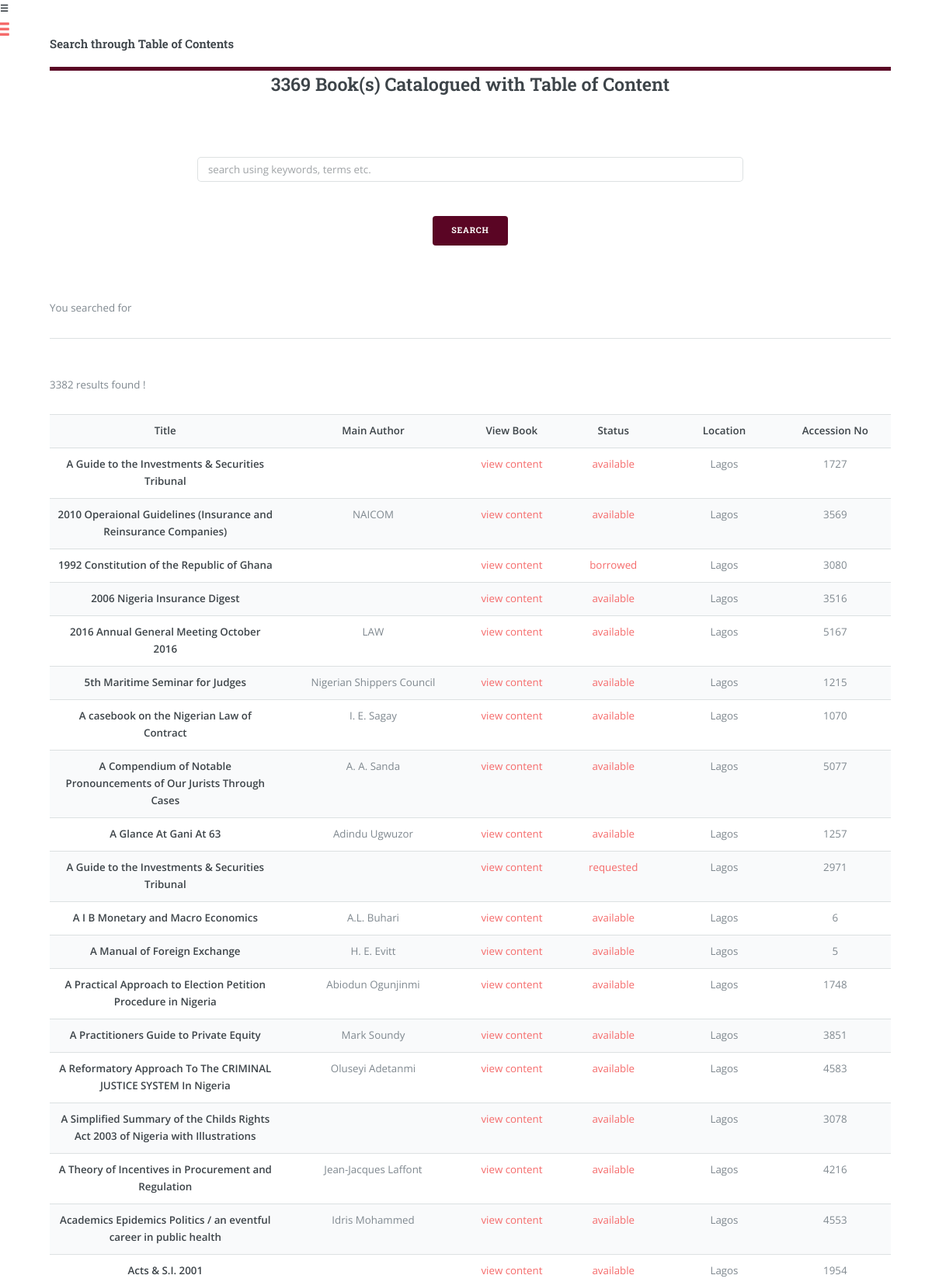
Screenshot of /admin/elib/search_content.php (signed in, upper part) with the database file from the repository.
### tables this page shows
CREATE TABLE `entry` (
  `id` int(11) NOT NULL,
  `image_name` varchar(100) NOT NULL,
  `image_name2` varchar(100) NOT NULL,
  `author` varchar(100) NOT NULL,
  `author2` varchar(100) NOT NULL,
  `author3` varchar(100) NOT NULL,
  `author4` varchar(100) NOT NULL,
  `title` varchar(100) NOT NULL,
  `subject` varchar(100) NOT NULL,
  `edition` varchar(100) NOT NULL,
  `vol` varchar(100) NOT NULL,
  `issue` varchar(100) NOT NULL,
  `publisher` varchar(100) NOT NULL,
  `year` varchar(100) NOT NULL,
  `isbn` varchar(100) NOT NULL,
  `accessNum` varchar(100) NOT NULL,
  `issn` varchar(100) NOT NULL,
  `ref` varchar(100) NOT NULL,
  `position` varchar(100) NOT NULL,
  `location` varchar(20) NOT NULL,
  `status2` varchar(20) NOT NULL,
  `view` varchar(20) NOT NULL,
  `date` date NOT NULL,
  `toc` mediumtext NOT NULL
);

### admin/elib/search_content.php (the view, shortened to what this page needs)
<?php
	include "db_conn.php";
	?>
<!DOCTYPE HTML>
<html>
	<head>
		<link rel="stylesheet" href="assets/css/main.css" />
	</head>
	<body>
			<div id="wrapper">
					<div id="main">
						<div class="inner">
								<header id="header">
									<a href="#" class="logo"><strong>Search through Table of Contents</strong></a>
								</header>
<?php
$query = $mysqli->query ("SELECT (view) FROM entry where accessNum is NOT NULL and image_name2='' ");
$rows = $query->num_rows;
echo
"<fieldset><h2 align=center><strong>$rows Book(s) Catalogued with Table of Content </strong></h2></fieldset>";
?>
								<section>
<form action='search_content.php' method='POST'>
<center>
<input type='text' size='90' name='search' placeholder='search using keywords, terms etc.'>
<input type='submit' name='submit' value='Search' class="button special"></br></br></br>
</center>
</form>
<?php
if(isset($_POST['search']))
{
	$search = $_POST ['search'];
}else
	$search="";
echo "You searched for <b>$search</b> <hr size='1'></br>";
$search_exploded = explode (" ", $search);
$x = "";
$construct = "";
foreach($search_exploded as $search_each)
{
$x++;
if($x==1)
$construct .="view='enabled' AND title LIKE '%$search_each%'";
else
$construct .="view='enabled' AND title LIKE '%$search_each%'";
}
$query = $mysqli->query ("SELECT * FROM entry WHERE $construct ");
$foundnum = $query->num_rows;
if ($foundnum==0)
echo "Sorry, there are no matching result for <b>$search</b>.</br></br>1.
Try more general words. ";
else
{
echo "$foundnum results found !<p>";
$per_page = 50;
$start = isset($_GET['start']) ? $_GET['start']: '';
if(!$start)
$start=0;
$getquery = $mysqli->query("SELECT * FROM entry WHERE $construct  order by title asc LIMIT $start, $per_page");
echo "<table border =0 align = center id class='table-wrapper' >
<tr>
    <td width = 250 align = center><strong>Title</strong></td>
	<td width = 200 align = center><strong>Main Author</strong></td>
	<td width = 100 align = center><strong>View Book</strong></td>
	<td width = 120 align = center><strong>Status</strong></td>
	<td width = 120 align = center><strong>Location</strong></td>
	<td width = 120 align = center><strong>Accession No</strong></td>
  </tr>";
if ($getquery->num_rows !=0){
while($runrows = $getquery->fetch_assoc())
{
$title = $runrows ['title'];
$author = $runrows ['author'];
$status2 = $runrows ['status2'];
$location = $runrows ['location'];
   $image_name2 =$runrows ['image_name2'];
	 $accessNum =$runrows ['accessNum'];
 echo  "<tr>";
  echo "<td align = center> <strong> $title</strong></td>";
    echo "<td align = center>  $author</td>";
echo "<td width = 100 align = center class=sub><a href = 'files/$image_name2'>view content</a></td>";
    echo "<td align = center><a href = 'view_books2.php' onclick='return confirm('are you sure')'>$status2 </a></td>";
    echo "<td align = center>$location</td>";
	echo "<td align = center>$accessNum</td>";
}
 echo "</table>";
 }
}
?>
						</section>
						</div>
					</div>
							<?php
	include 'menu2.php';
?>
			</div>
	</body>
</html>

### rows the page displays
entry: title "A Guide to the Investments & Securities Tribunal", status2 "available", location "Lagos", accessNum "1727"
entry: title "2010 Operaional Guidelines (Insurance and Reinsurance Companies)", author "NAICOM", status2 "available", location "Lagos", accessNum "3569"
entry: title "1992 Constitution of the Republic of Ghana", status2 "borrowed", location "Lagos", accessNum "3080"
entry: title "2006 Nigeria Insurance Digest", status2 "available", location "Lagos", accessNum "3516"
entry: title "2016 Annual General Meeting October 2016", author "LAW", status2 "available", location "Lagos", accessNum "5167"
entry: title "5th Maritime Seminar for Judges", author "Nigerian Shippers Council", status2 "available", location "Lagos", accessNum "1215"
entry: title "A casebook on the Nigerian Law of Contract", author "I. E. Sagay", status2 "available", location "Lagos", accessNum "1070"
entry: title "A Compendium of Notable Pronouncements of Our Jurists Through Cases", author "A. A. Sanda", status2 "available", location "Lagos", accessNum "5077"
entry: title "A Glance At Gani At 63", author "Adindu Ugwuzor", status2 "available", location "Lagos", accessNum "1257"
entry: title "A Guide to the Investments & Securities Tribunal", status2 "requested", location "Lagos", accessNum "2971"
entry: title "A I B Monetary and Macro Economics", author "A.L. Buhari", status2 "available", location "Lagos", accessNum "6"
entry: title "A Manual of Foreign Exchange", author "H. E. Evitt", status2 "available", location "Lagos", accessNum "5"
entry: title "A Practical Approach to Election Petition Procedure in Nigeria", author "Abiodun Ogunjinmi", status2 "available", location "Lagos", accessNum "1748"
entry: title "A Practitioners Guide to Private Equity", author "Mark Soundy", status2 "available", location "Lagos", accessNum "3851"
entry: title "A Reformatory Approach To The CRIMINAL JUSTICE SYSTEM In Nigeria", author "Oluseyi Adetanmi", status2 "available", location "Lagos", accessNum "4583"
entry: title "A Simplified Summary of the Childs Rights Act 2003 of Nigeria with Illustrations", status2 "available", location "Lagos", accessNum "3078"
entry: title "A Theory of Incentives in Procurement and Regulation", author "Jean-Jacques Laffont", status2 "available", location "Lagos", accessNum "4216"
entry: title "Academics Epidemics Politics / an eventful career in public health", author "Idris Mohammed", status2 "available", location "Lagos", accessNum "4553"
entry: title "Acts & S.I. 2001", status2 "available", location "Lagos", accessNum "1954"

### other values shown
$rows "3369"
$foundnum "3382"
